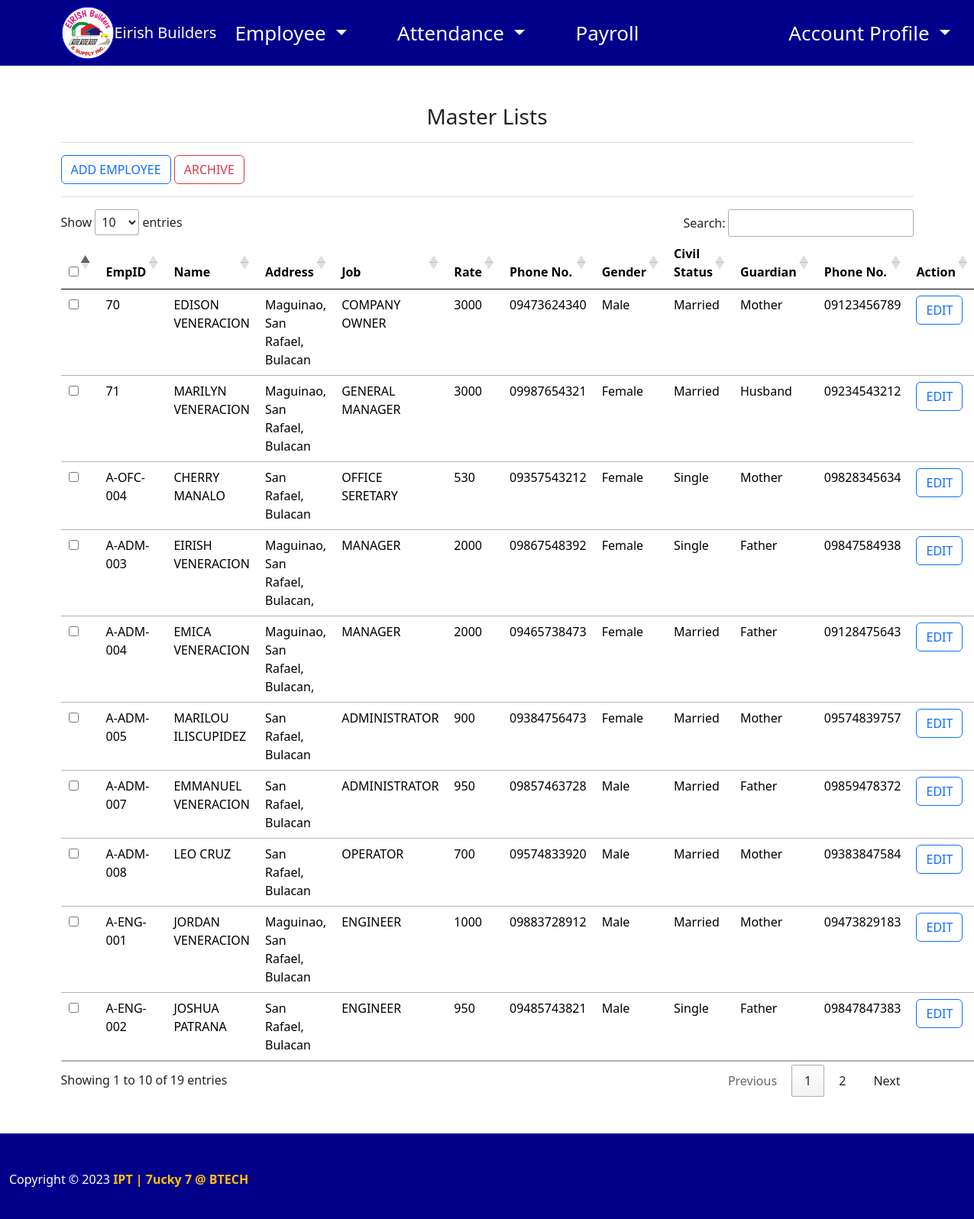
/code/employee.php (signed in), run on the app's committed database.
### tables this page shows
CREATE TABLE `employee` (
  `id` int(11) NOT NULL,
  `emp_id` varchar(50) NOT NULL,
  `name` varchar(50) NOT NULL,
  `address` varchar(50) NOT NULL,
  `position` varchar(50) NOT NULL,
  `rate` double NOT NULL,
  `cash_advance` int(11) DEFAULT NULL,
  `phonenumber` varchar(12) NOT NULL,
  `sex` varchar(45) NOT NULL,
  `birth_date` date NOT NULL,
  `civil_status` varchar(45) NOT NULL,
  `emergency_name` varchar(45) NOT NULL,
  `emergency_contact` varchar(11) NOT NULL,
  `job_id` int(11) NOT NULL,
  `salary_id` int(11) NOT NULL,
  `isdeploy` varchar(1) NOT NULL,
  `isarchive` varchar(1) NOT NULL,
  `is_att_archive` varchar(1) NOT NULL
);

### code/addemployee.php (called while the page is built, shortened)
<?php require_once('scripts.php') ?>

### code/employee.php (the view, shortened to what this page needs)
<?php
 require_once('home.php');
 include "connection.php";
 $result=mysqli_query($con,"select * from employee");
?>
<!doctype html>
<html lang="en">
<head>
  <link rel="stylesheet" href="css/footer.css">
  <link href="https://cdn.jsdelivr.net/npm/bootstrap@5.1.0/dist/css/bootstrap.min.css" rel="stylesheet">
  <link href="//cdn.datatables.net/1.10.25/css/jquery.dataTables.min.css" rel="stylesheet">
</head>
<body>
 <div class="container" style="margin-top:50px;">
 <center><h3>Master Lists</h3></center>
             <div class="border-bottom my-3"></div>
                <button type="button" class="btn btn-outline-primary" data-bs-toggle="modal" data-bs-target="#exampleModal">
                  Add Employee
                </button>
                <button class="btn btn-outline-danger" onclick="delete_all()">Archive</button>
    <form method="post" id="frm">
                <div class="border-bottom my-3"></div>
          <table class="table table-hover">
                  <thead>
                      <tr>
                      <th width="15%"><input type="checkbox" onclick="select_all()"  id="delete"/></th>
                        <th>EmpID</th>
                        <th>Name</th>
                        <th>Address</th>
                        <th>Job</th>
                        <th>Rate</th>
                        <th>Phone No.</th>
                        <th>Gender</th>
                        <th>Civil Status</th>
                        <th>Guardian</th>
                        <th>Phone No.</th>
                        <th>Action</th>
                      </tr>
                </thead>
                    <tbody>
                    <?php while($row=mysqli_fetch_assoc($result)){?>
                      <tr id="box<?php echo $row['id']?>">
                      <td><input type="checkbox" id="<?php echo $row['id']?>" name="checkbox[]" value="<?php echo $row['id']?>"/></td>
                          <td><?php echo $row['emp_id']?></td>
                          <td><?php echo $row['name']?></td>
                          <td><?php echo $row['address']?></td>
                          <td><?php echo $row['position']?></td>
                          <td><?php echo $row['rate']?></td>
                          <td><?php echo $row['phonenumber']?></td>
                          <td><?php echo $row['sex']?></td>
                          <td><?php echo $row['civil_status']?></td>
                          <td><?php echo $row['emergency_name']?></td>
                          <td><?php echo $row['emergency_contact']?></td>
                          <td>
                            <a class = 'btn btn-outline-primary' href = 'update.php?id=$row[id]'>Edit</a>
                          </td>
                      </tr>
                          <?php } ?>
              </table>
    </form>
                          </div>
              <?php require_once('addemployee.php'); ?>
   <br>
   <br>
   <?php require_once('footer.php'); ?>
</body>
</html>

### code/home.php (shortened to what this page needs)
<!DOCTYPE html>
<html lang="en">
<head>
  <link href="https://cdn.jsdelivr.net/npm/bootstrap@5.2.0-beta1/dist/css/bootstrap.min.css" rel="stylesheet">
  <link rel="stylesheet" href="css/style.css">
</head>
<body>
  <center>
<nav class="navbar navbar-expand-lg navbar-blue" style="background-color: rgb(0,0,139)  ">
  <div class="container">
  <img src="./images/eirishh.png" alt="" width="70" height="70">
  <a class="navbar-brand" style="color:  rgb(255,255,255);" href="#">Eirish Builders</a>
    <div class="collapse navbar-collapse" id="navbarNav">
      <ul class="navbar-nav ml-auto">
        <li class="nav-item dropdown">
          <a class="nav-link dropdown-toggle" style="color:  rgb(255,255,255);" href="#" id="employeeDropdown" role="button" data-toggle="dropdown" aria-haspopup="true" aria-expanded="false" style="margin-left: 50px; ">
            Employee
          </a>
        </li>
        <li class="nav-item dropdown">
          <a class="nav-link dropdown-toggle" style="color:  rgb(255,255,255);"href="#" id="attendanceDropdown" role="button" data-toggle="dropdown" aria-haspopup="true" aria-expanded="false">
            Attendance
          </a>
        </li>
        <li class="nav-item">
          <a class="nav-link" style="color:  rgb(255,255,255);" href="payrolls.php">Payroll</a>
        </li>
        <li class="nav-item dropdown" style="margin-left: 130px; ">
          <a class="nav-link dropdown-toggle" style="color:  rgb(255,255,255);" href="#" id="accountDropdown" role="button" data-toggle="dropdown" aria-haspopup="true" aria-expanded="false">
            Account Profile
          </a>
        </li>
      </ul>
    </div>
  </div>
</nav>
</center>
</body>
</html>

### code/scripts.php (shortened to what this page needs)
<link href="https://cdn.jsdelivr.net/npm/bootstrap@5.1.0/dist/css/bootstrap.min.css" rel="stylesheet">

### code/footer.php (shortened to what this page needs)
<!DOCTYPE html>
<html>
<head>
	<link rel="stylesheet" href="https://stackpath.bootstrapcdn.com/bootstrap/5.3.1/css/bootstrap.min.css">
	<link rel="stylesheet" type="text/css" href="https://cdnjs.cloudflare.com/ajax/libs/font-awesome/5.14.0/css/all.min.css">
	<link rel="stylesheet" href="css/footer.css">
</head>
<body>
<footer class="text-white pt-5 pb-4">
  <div class="mx-auto row align-items-center footer-container">
    <div class="col-md-7 col-lg-8">
      <p>
        Copyright &copy; <?php echo date('Y') ; ?>
        <a href="#" style="text-decoration: none;">
          <strong class="text-warning">IPT | 7ucky 7 @ BTECH</strong>
        </a>
      </p>
    </div>
  </div>
</footer>
</body>
</html>

### code/css/style.css (style rules this page uses)
.navbar { background: lightgray; }
.nav-link, .navbar-nav li a { color: black; font-size: 26px; margin-right: 50px; }

### code/css/footer.css (style rules this page uses)
footer { background-color: darkblue; }
.footer-container { background-size: contain; background-repeat: no-repeat; background-position: center; }

### code/employee.php (style rules this page uses)
.btn { font-size: 18px; padding: 12px 24px; border-radius: 4px; border-width: 2px; border-style: solid; text-transform: uppercase; transition: all 0.3s ease; }
.btn-outline-danger { color: #dc3545; background-color: transparent; border-color: #dc3545; }

### data on the page
employee: emp "70", name "EDISON VENERACION", address "Maguinao, San Rafael, Bulacan", position "COMPANY OWNER", rate "3000", phonenumber "09473624340", sex "Male", civil_status "Married", emergency_name "Mother", emergency_contact "09123456789"
employee: emp "71", name "MARILYN VENERACION", address "Maguinao, San Rafael, Bulacan", position "GENERAL MANAGER", rate "3000", phonenumber "09987654321", sex "Female", civil_status "Married", emergency_name "Husband", emergency_contact "09234543212"
employee: emp "A-OFC-004", name "CHERRY MANALO", address "San Rafael, Bulacan", position "OFFICE SERETARY", rate "530", phonenumber "09357543212", sex "Female", civil_status "Single", emergency_name "Mother", emergency_contact "09828345634"
employee: emp "A-ADM-003", name "EIRISH VENERACION", address "Maguinao, San Rafael, Bulacan,", position "MANAGER", rate "2000", phonenumber "09867548392", sex "Female", civil_status "Single", emergency_name "Father", emergency_contact "09847584938"
employee: emp "A-ADM-004", name "EMICA VENERACION", address "Maguinao, San Rafael, Bulacan,", position "MANAGER", rate "2000", phonenumber "09465738473", sex "Female", civil_status "Married", emergency_name "Father", emergency_contact "09128475643"
employee: emp "A-ADM-005", name "MARILOU ILISCUPIDEZ", address "San Rafael, Bulacan", position "ADMINISTRATOR", rate "900", phonenumber "09384756473", sex "Female", civil_status "Married", emergency_name "Mother", emergency_contact "09574839757"
employee: emp "A-ADM-007", name "EMMANUEL VENERACION", address "San Rafael, Bulacan", position "ADMINISTRATOR", rate "950", phonenumber "09857463728", sex "Male", civil_status "Married", emergency_name "Father", emergency_contact "09859478372"
employee: emp "A-ADM-008", name "LEO CRUZ", address "San Rafael, Bulacan", position "OPERATOR", rate "700", phonenumber "09574833920", sex "Male", civil_status "Married", emergency_name "Mother", emergency_contact "09383847584"
employee: emp "A-ENG-001", name "JORDAN VENERACION", address "Maguinao, San Rafael, Bulacan", position "ENGINEER", rate "1000", phonenumber "09883728912", sex "Male", civil_status "Married", emergency_name "Mother", emergency_contact "09473829183"
employee: emp "A-ENG-002", name "JOSHUA PATRANA", address "San Rafael, Bulacan", position "ENGINEER", rate "950", phonenumber "09485743821", sex "Male", civil_status "Single", emergency_name "Father", emergency_contact "09847847383"
